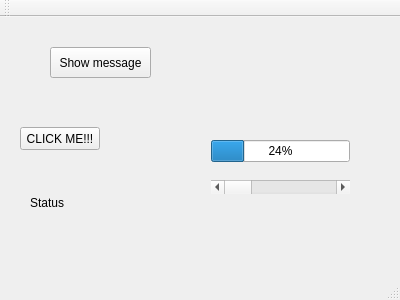
<?xml version="1.0" encoding="UTF-8"?>
<ui version="4.0">
 <class>MainWindow</class>
 <widget class="QMainWindow" name="MainWindow">
  <property name="geometry">
   <rect>
    <x>0</x>
    <y>0</y>
    <width>400</width>
    <height>300</height>
   </rect>
  </property>
  <property name="windowTitle">
   <string>MainWindow</string>
  </property>
  <widget class="QWidget" name="centralWidget">
   <widget class="QPushButton" name="pushButton">
    <property name="geometry">
     <rect>
      <x>20</x>
      <y>110</y>
      <width>80</width>
      <height>23</height>
     </rect>
    </property>
    <property name="text">
     <string>CLICK ME!!!</string>
    </property>
   </widget>
   <widget class="QLabel" name="label">
    <property name="geometry">
     <rect>
      <x>30</x>
      <y>170</y>
      <width>91</width>
      <height>31</height>
     </rect>
    </property>
    <property name="text">
     <string>Status</string>
    </property>
   </widget>
   <widget class="QPushButton" name="pushButton_2">
    <property name="geometry">
     <rect>
      <x>50</x>
      <y>30</y>
      <width>101</width>
      <height>31</height>
     </rect>
    </property>
    <property name="text">
     <string>Show message</string>
    </property>
   </widget>
   <widget class="QWidget" name="">
    <property name="geometry">
     <rect>
      <x>200</x>
      <y>100</y>
      <width>161</width>
      <height>101</height>
     </rect>
    </property>
    <layout class="QVBoxLayout" name="verticalLayout">
     <item>
      <widget class="QProgressBar" name="progressBar">
       <property name="value">
        <number>24</number>
       </property>
      </widget>
     </item>
     <item>
      <widget class="QScrollBar" name="horizontalScrollBar">
       <property name="orientation">
        <enum>Qt::Horizontal</enum>
       </property>
      </widget>
     </item>
    </layout>
   </widget>
  </widget>
  <widget class="QMenuBar" name="menuBar">
   <property name="geometry">
    <rect>
     <x>0</x>
     <y>0</y>
     <width>400</width>
     <height>20</height>
    </rect>
   </property>
  </widget>
  <widget class="QToolBar" name="mainToolBar">
   <attribute name="toolBarArea">
    <enum>TopToolBarArea</enum>
   </attribute>
   <attribute name="toolBarBreak">
    <bool>false</bool>
   </attribute>
  </widget>
  <widget class="QStatusBar" name="statusBar"/>
 </widget>
 <layoutdefault spacing="6" margin="11"/>
 <resources/>
 <connections/>
</ui>
